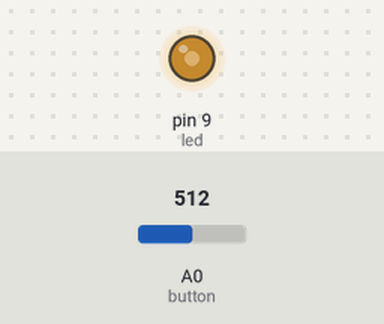
The sketch below on a simulated Arduino Uno, built with avr-gcc and run on an emulated ATmega328P. Parts: output pins drawn as LEDs (lit = HIGH). The test bench sets the inputs (shaded band); at power-on: A0 (button) = 512.

Above: at 1.2 s.
1.3 s: A0 (button) set to 716
At 2.0 s:
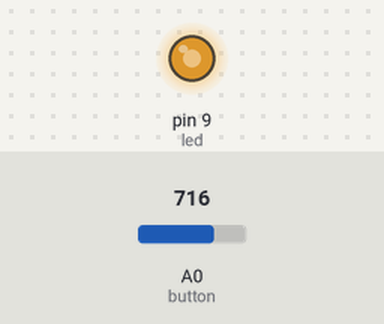
2.8 s: A0 (button) set to 900
At 3.2 s:
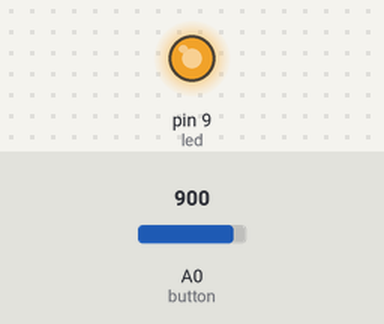
4.3 s: A0 (button) set to 122
At 5.5 s:
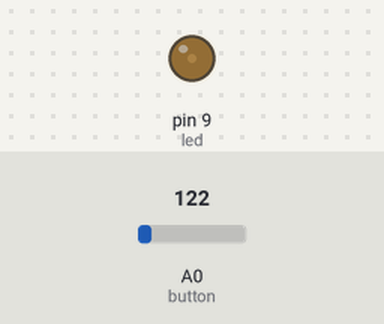
5.8 s: A0 (button) set to 0
At 6.6 s:
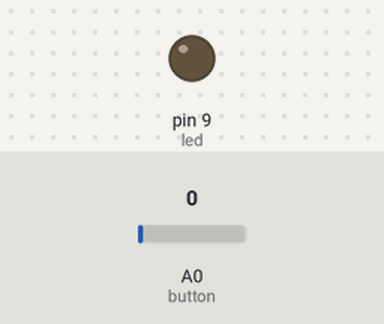
7.3 s: A0 (button) set to 511
At 7.8 s:
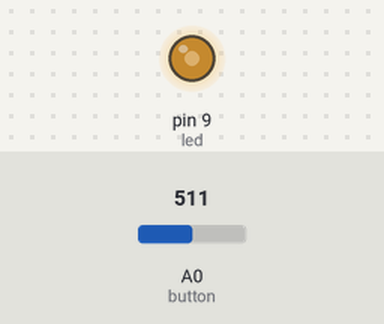
Timing chart, 0 to 9.8 s (numbered marks = the images above; inputs shaded):
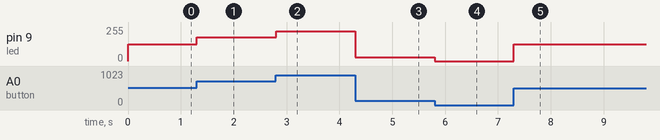

The sketch:

LED_brightness.ino
```cpp
int button = A0;
int led = 9;

void setup()
{
  //Serial.begin(9600);
  pinMode(button,INPUT);
  pinMode(led,OUTPUT);
}
void loop()
{
  int a = analogRead(button);
  int brightness= map(a,0,1023,0,255);
  analogWrite(led,brightness);
  Serial.println(brightness);
}
```

Measured:
- after the input at 1.3 s, pin 9 (led): 127/255 → 178/255 at once
- after the input at 2.8 s, pin 9 (led): 178/255 → 224/255 at once
- after the input at 4.3 s, pin 9 (led): 224/255 → 30/255 at once
- after the input at 5.8 s, pin 9 (led): 30/255 → 0/255 at once
- after the input at 7.3 s, pin 9 (led): 0/255 → 127/255 at once
